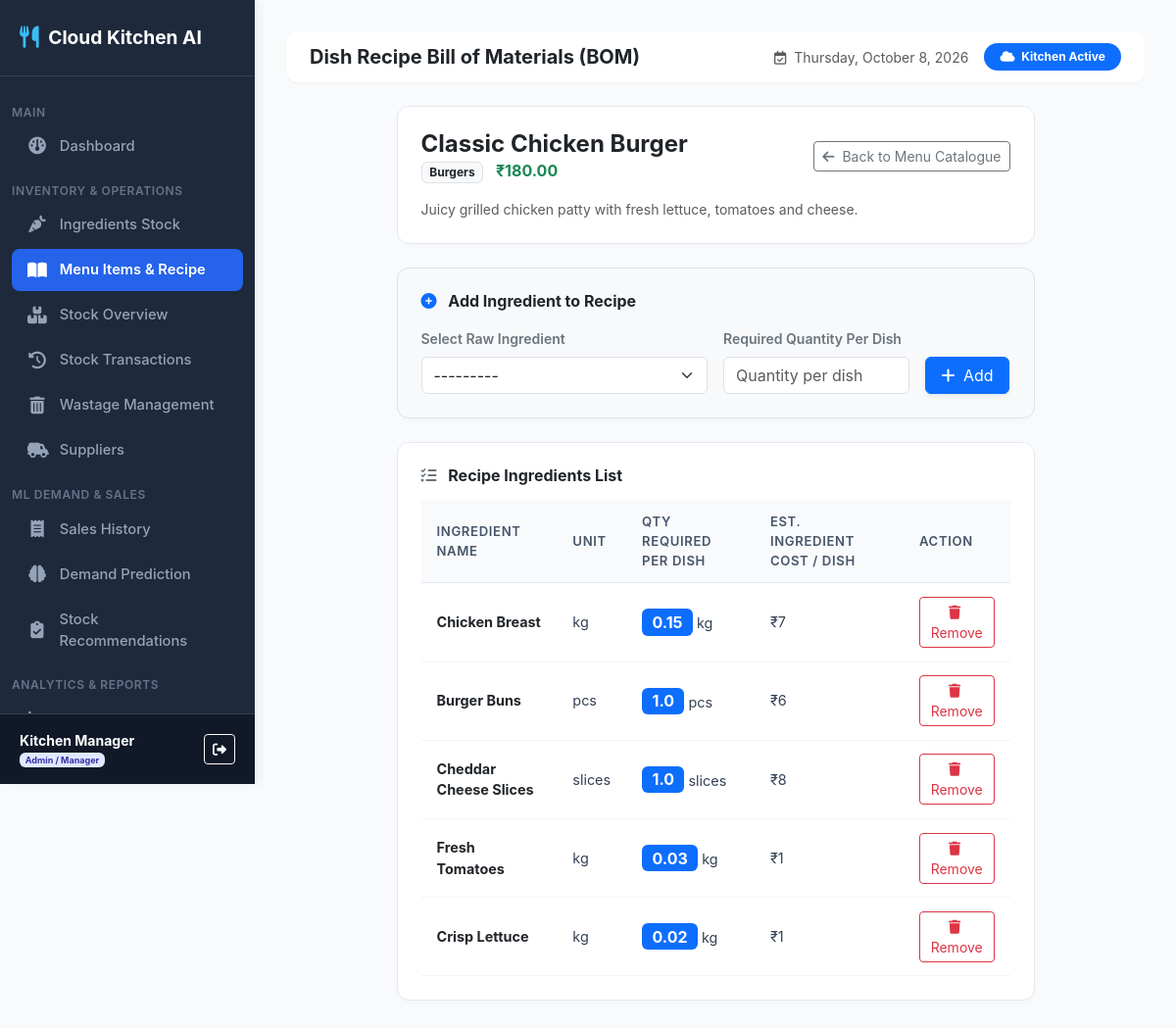
The page /menu/1/recipe/ (signed in) on the database its author committed.
### inventory_predictor/models.py (models this page shows, shortened)
class MenuItem(models.Model):
    CATEGORY_CHOICES = (
        ('Burgers', 'Burgers'),
        ('Pizzas', 'Pizzas'),
        ('Sides', 'Sides'),
        ('Beverages', 'Beverages'),
        ('Desserts', 'Desserts'),
        ('Combos', 'Combos'),
    )
    name = models.CharField(max_length=100, unique=True)
    category = models.CharField(max_length=50, choices=CATEGORY_CHOICES, default='Burgers')
    selling_price = models.DecimalField(max_digits=10, decimal_places=2)
    is_available = models.BooleanField(default=True)
    description = models.TextField(blank=True, null=True)
    created_at = models.DateTimeField(auto_now_add=True)

class MenuItemIngredient(models.Model):
    menu_item = models.ForeignKey(MenuItem, on_delete=models.CASCADE, related_name='recipe_items')
    ingredient = models.ForeignKey(Ingredient, on_delete=models.CASCADE, related_name='used_in_items')
    quantity_required = models.FloatField(help_text="Amount of ingredient required per single menu item")
    class Meta:
        unique_together = ('menu_item', 'ingredient')

class Ingredient(models.Model):
    CATEGORY_CHOICES = (
        ('Vegetables', 'Vegetables'),
        ('Dairy', 'Dairy'),
        ('Meat & Poultry', 'Meat & Poultry'),
        ('Grains & Bread', 'Grains & Bread'),
        ('Sauces & Spices', 'Sauces & Spices'),
        ('Beverages', 'Beverages'),
        ('Packaging', 'Packaging'),
        ('Other', 'Other'),
    )
    name = models.CharField(max_length=100, unique=True)
    category = models.CharField(max_length=50, choices=CATEGORY_CHOICES, default='Vegetables')
    unit = models.CharField(max_length=20, help_text="e.g. kg, g, L, ml, pcs, slices")
    current_quantity = models.FloatField(default=0.0)
    min_stock_level = models.FloatField(default=10.0)
    max_stock_level = models.FloatField(default=100.0)
    unit_cost = models.DecimalField(max_digits=10, decimal_places=2, default=0.00)
    supplier = models.ForeignKey(Supplier, on_delete=models.SET_NULL, null=True, blank=True, related_name='ingredients')
    expiry_date = models.DateField(null=True, blank=True)
    created_at = models.DateTimeField(auto_now_add=True)
    def __str__(self):
        return f"{self.name} ({self.current_quantity} {self.unit})"

### inventory_predictor/views.py (the view)
# urls.py: path('menu/<int:pk>/recipe/', views.recipe_manage, name='recipe_manage'),
@login_required
def recipe_manage(request, pk):
    menu_item = get_object_or_404(MenuItem, pk=pk)
    recipe_items = MenuItemIngredient.objects.filter(menu_item=menu_item).select_related('ingredient')
    if request.method == 'POST':
        if not role_check_admin(request.user):
            messages.error(request, "Access Denied. Only Admin / Kitchen Managers can edit recipes.")
            return redirect('menu_list')
        form = MenuItemIngredientForm(request.POST)
        if form.is_valid():
            recipe = form.save(commit=False)
            recipe.menu_item = menu_item
            try:
                recipe.save()
                messages.success(request, f"Added {recipe.ingredient.name} to {menu_item.name} recipe!")
            except Exception:
                messages.error(request, f"Ingredient {recipe.ingredient.name} is already in recipe.")
            return redirect('recipe_manage', pk=menu_item.pk)
    else:
        form = MenuItemIngredientForm()
    context = {
        'menu_item': menu_item,
        'recipe_items': recipe_items,
        'form': form,
        'is_admin': role_check_admin(request.user)
    }
    return render(request, 'inventory_predictor/menu/recipe.html', context)

### inventory_predictor/templates/inventory_predictor/menu/recipe.html (shortened to what this page needs)
{% extends 'inventory_predictor/base.html' %}
{% block page_title %}Dish Recipe Bill of Materials (BOM){% endblock %}
{% block content %}
<div class="row justify-content-center">
    <div class="col-12 col-lg-9">
        <div class="card-box mb-4">
            <div class="d-flex justify-content-between align-items-center mb-3">
                <div>
                    <h4 class="fw-bold text-dark m-0">{{ menu_item.name }}</h4>
                    <span class="badge bg-light text-dark border me-2">{{ menu_item.category }}</span>
                    <span class="text-success fw-bold">₹{{ menu_item.selling_price }}</span>
                </div>
                <a href="{% url 'menu_list' %}" class="btn btn-outline-secondary btn-sm">
                    <i class="fa-solid fa-arrow-left me-1"></i> Back to Menu Catalogue
                </a>
            </div>
            <p class="text-muted small m-0">{{ menu_item.description|default:"No description provided." }}</p>
        </div>
        {% if is_admin %}
        <div class="card-box mb-4 bg-light border">
            <h6 class="fw-bold text-dark mb-3"><i class="fa-solid fa-plus-circle text-primary me-2"></i> Add Ingredient to Recipe</h6>
            <form method="POST" class="row g-3 align-items-end">
                <div class="col-12 col-md-6">
                    <label class="form-label text-secondary small fw-semibold">Select Raw Ingredient</label>
                    {{ form.ingredient }}
                </div>
                <div class="col-12 col-md-4">
                    <label class="form-label text-secondary small fw-semibold">Required Quantity Per Dish</label>
                    {{ form.quantity_required }}
                </div>
                <div class="col-12 col-md-2">
                    <button type="submit" class="btn btn-primary w-100 shadow-sm">
                        <i class="fa-solid fa-plus me-1"></i> Add
                    </button>
                </div>
            </form>
        </div>
        {% endif %}
        <div class="card-box">
            <h6 class="fw-bold text-dark mb-3"><i class="fa-solid fa-list-check me-2 text-secondary"></i> Recipe Ingredients List</h6>
            <div class="table-responsive">
                <table class="custom-table">
                    <thead>
                        <tr>
                            <th>Ingredient Name</th>
                            <th>Unit</th>
                            <th>Qty Required per Dish</th>
                            <th>Est. Ingredient Cost / Dish</th>
                            {% if is_admin %}<th>Action</th>{% endif %}
                        </tr>
                    </thead>
                    <tbody>
                        {% for item in recipe_items %}
                        <tr>
                            <td class="fw-bold text-dark">{{ item.ingredient.name }}</td>
                            <td>{{ item.ingredient.unit }}</td>
                            <td><span class="badge bg-primary fs-6">{{ item.quantity_required }}</span> {{ item.ingredient.unit }}</td>
                            <td>₹{% widthratio item.quantity_required 1 item.ingredient.unit_cost %}</td>
                            {% if is_admin %}
                            <td>
                                <a href="{% url 'recipe_delete' item.pk %}" class="btn btn-sm btn-outline-danger" title="Remove ingredient from recipe">
                                    <i class="fa-solid fa-trash me-1"></i> Remove
                                </a>
                            </td>
                            {% endif %}
                        </tr>
                        {% empty %}
                        <tr>
                            <td colspan="5" class="text-center py-4 text-muted">
                                <i class="fa-solid fa-triangle-exclamation text-warning me-1"></i> No ingredients added to this recipe yet! Add ingredients above to enable accurate inventory deduction & ML demand reordering.
                            </td>
                        </tr>
                        {% endfor %}
                    </tbody>
                </table>
            </div>
        </div>
    </div>
</div>
{% endblock %}

### inventory_predictor/templates/inventory_predictor/base.html (shortened to what this page needs)
{% load static %}
<!DOCTYPE html>
<html lang="en">
<head>
    <link rel="stylesheet" href="{% static 'css/bootstrap.min.css' %}">
    <link rel="stylesheet" href="https://cdn.jsdelivr.net/npm/bootstrap@5.3.2/dist/css/bootstrap.min.css">
    <link rel="stylesheet" href="{% static 'css/fontawesome.min.css' %}">
    <link rel="stylesheet" href="https://cdnjs.cloudflare.com/ajax/libs/font-awesome/6.4.2/css/all.min.css">
    <link rel="stylesheet" href="{% static 'css/style.css' %}">
</head>
<body>
    {% if user.is_authenticated %}
    <nav id="sidebar">
        <div class="sidebar-header">
            <a href="{% url 'dashboard' %}" class="sidebar-brand">
                <i class="fa-solid fa-utensils"></i>
                <span>Cloud Kitchen AI</span>
            </a>
        </div>
        <ul class="sidebar-menu">
            <li class="menu-heading">Main</li>
            <li class="sidebar-item">
                <a href="{% url 'dashboard' %}" class="sidebar-link {% if request.resolver_match.url_name == 'dashboard' %}active{% endif %}">
                    <i class="fa-solid fa-gauge"></i>
                    <span>Dashboard</span>
                </a>
            </li>
            <li class="menu-heading">Inventory & Operations</li>
            <li class="sidebar-item">
                <a href="{% url 'ingredient_list' %}" class="sidebar-link {% if 'ingredient' in request.resolver_match.url_name %}active{% endif %}">
                    <i class="fa-solid fa-carrot"></i>
                    <span>Ingredients Stock</span>
                </a>
            </li>
            <li class="sidebar-item">
                <a href="{% url 'menu_list' %}" class="sidebar-link {% if 'menu' in request.resolver_match.url_name or 'recipe' in request.resolver_match.url_name %}active{% endif %}">
                    <i class="fa-solid fa-book-open"></i>
                    <span>Menu Items & Recipe</span>
                </a>
            </li>
            <li class="sidebar-item">
                <a href="{% url 'inventory_status' %}" class="sidebar-link ">
                    <i class="fa-solid fa-boxes-stacked"></i>
                    <span>Stock Overview</span>
                </a>
            </li>
            <li class="sidebar-item">
                <a href="{% url 'inventory_transactions' %}" class="sidebar-link {% if request.resolver_match.url_name == 'inventory_transactions' %}active{% endif %}">
                    <i class="fa-solid fa-clock-rotate-left"></i>
                    <span>Stock Transactions</span>
                </a>
            </li>
            <li class="sidebar-item">
                <a href="{% url 'wastage_list' %}" class="sidebar-link {% if 'wastage' in request.resolver_match.url_name %}active{% endif %}">
                    <i class="fa-solid fa-trash-can"></i>
                    <span>Wastage Management</span>
                </a>
            </li>
            {% if user.is_superuser or user.profile.role == 'ADMIN' %}
            <li class="sidebar-item">
                <a href="{% url 'supplier_list' %}" class="sidebar-link {% if 'supplier' in request.resolver_match.url_name %}active{% endif %}">
                    <i class="fa-solid fa-truck-field"></i>
                    <span>Suppliers</span>
                </a>
            </li>
            {% endif %}
            <li class="menu-heading">ML Demand & Sales</li>
            <li class="sidebar-item">
                <a href="{% url 'sales_list' %}" class="sidebar-link {% if 'sales' in request.resolver_match.url_name %}active{% endif %}">
                    <i class="fa-solid fa-receipt"></i>
                    <span>Sales History</span>
                </a>
            </li>
            <li class="sidebar-item">
                <a href="{% url 'demand_prediction' %}" class="sidebar-link {% if 'demand_prediction' in request.resolver_match.url_name %}active{% endif %}">
                    <i class="fa-solid fa-brain"></i>
                    <span>Demand Prediction</span>
                </a>
            </li>
            <li class="sidebar-item">
                <a href="{% url 'reorder_recommendations' %}" class="sidebar-link {% if 'reorders' in request.resolver_match.url_name %}active{% endif %}">
                    <i class="fa-solid fa-clipboard-check"></i>
                    <span>Stock Recommendations</span>
                </a>
            </li>
            <li class="menu-heading">Analytics & Reports</li>
            <li class="sidebar-item">
                <a href="{% url 'analytics' %}" class="sidebar-link {% if 'analytics' in request.resolver_match.url_name %}active{% endif %}">
                    <i class="fa-solid fa-chart-line"></i>
                    <span>Analytics</span>
                </a>
            </li>
        </ul>
        <div class="sidebar-user">
            <div class="d-flex align-items-center justify-content-between">
                <div>
                    <div class="fw-bold text-white small">{{ user.get_full_name|default:user.username }}</div>
                    <div class="text-muted text-capitalize" style="font-size: 0.75rem;">
                        {% if user.is_superuser or user.profile.role == 'ADMIN' %}
                            <span class="badge badge-admin">Admin / Manager</span>
                        {% else %}
                            <span class="badge badge-staff">Kitchen Staff</span>
                        {% endif %}
                    </div>
                </div>
                <a href="{% url 'logout' %}" class="btn btn-sm btn-outline-light" title="Logout">
                    <i class="fa-solid fa-right-from-bracket"></i>
                </a>
            </div>
        </div>
    </nav>
    {% endif %}
    <main id="content" {% if not user.is_authenticated %}style="margin-left: 0;"{% endif %}>
        {% if user.is_authenticated %}
        <div class="navbar-custom d-flex justify-content-between align-items-center">
            <div class="d-flex align-items-center gap-3">
                <h5 class="m-0 fw-bold text-dark">{% block page_title %}Dashboard{% endblock %}</h5>
            </div>
            <div class="d-flex align-items-center gap-3">
                <span class="text-muted small d-none d-md-inline">
                    <i class="fa-regular fa-calendar-check me-1"></i> {% now "l, F j, Y" %}
                </span>
                <span class="badge bg-primary rounded-pill px-3 py-2">
                    <i class="fa-solid fa-cloud me-1"></i> Kitchen Active
                </span>
            </div>
        </div>
        {% endif %}
        {% block content %}{% endblock %}
    </main>
</body>
</html>

### rows shown on the page
MenuItem: name "Classic Chicken Burger", category "Burgers", selling_price "180.00", description "Juicy grilled chicken patty with fresh lettuce, tomatoes and cheese."
MenuItemIngredient: ingredient.name "Chicken Breast", ingredient.unit "kg", quantity_required "0.15", quantity_required+ingredient "7"
MenuItemIngredient: ingredient.name "Burger Buns", ingredient.unit "pcs", quantity_required "1.0", quantity_required+ingredient "6"
MenuItemIngredient: ingredient.name "Cheddar Cheese Slices", ingredient.unit "slices", quantity_required "1.0", quantity_required+ingredient "8"
MenuItemIngredient: ingredient.name "Fresh Tomatoes", ingredient.unit "kg", quantity_required "0.03", quantity_required+ingredient "1"
MenuItemIngredient: ingredient.name "Crisp Lettuce", ingredient.unit "kg", quantity_required "0.02", quantity_required+ingredient "1"

### other values the page prints
{{ user.get_full_name|default:user.username }} "Kitchen Manager"
